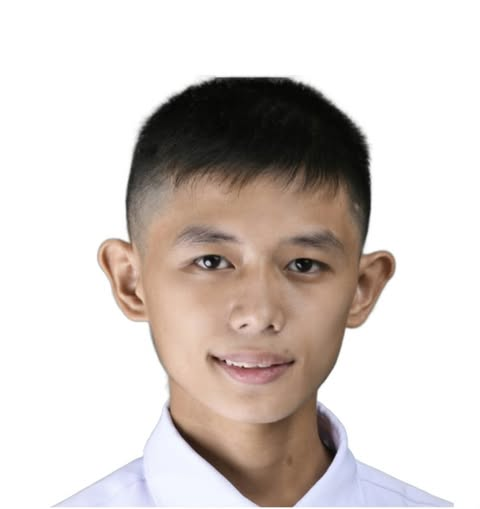
#> input picture test_images/883307605_872160035956443_8961643136430294767_n.jpg, 480 x 509 px
$ python -i irregular_mosaic.py   (imports and definitions only)
#> lines starting #> are read from the running program, lines starting #| are printed output that depends on the picture
"""Experimental detector for regions composed of small, nearly flat cells."""

import numpy as np
from scipy.ndimage import (binary_closing, binary_fill_holes, find_objects, label,
                          uniform_filter)


def irregular_mosaic_mask(source):
    """Find concentrated, diverse bounded interiors without assuming a grid."""
    rgb = source.astype(np.int16)
    horizontal = np.abs(np.diff(rgb, axis=1)).max(-1)
    vertical = np.abs(np.diff(rgb, axis=0)).max(-1)
    flat = np.ones(rgb.shape[:2], dtype=bool)
    for variation, left, right in ((horizontal, flat[:, :-1], flat[:, 1:]),
                                    (vertical, flat[:-1, :], flat[1:, :])):
        left &= variation <= 1
        right &= variation <= 1
    components, count = label(flat)
    area = np.bincount(components.ravel(), minlength=count + 1)
    centers = np.zeros(flat.shape, dtype=np.float32)
    cell_ids = []
    for cell_id, bounds in enumerate(find_objects(components), 1):
        if not 6 <= area[cell_id] <= 200 or bounds is None:
            continue
        height, width = (axis.stop - axis.start for axis in bounds)
        if min(height, width) < 2 or max(height, width) > 3.5 * min(height, width):
            continue
        if area[cell_id] < .43 * height * width:
            continue
        cell_ids.append(cell_id)
        y, x = (int((axis.start + axis.stop - 1) // 2) for axis in bounds)
        centers[y, x] = 1.
    if len(cell_ids) < 24:
        return np.zeros(flat.shape, dtype=bool)
    present = np.isin(components, cell_ids)
    density = uniform_filter(present.astype(np.float32), size=23, mode="constant")
    count = uniform_filter(centers, size=29, mode="constant") * 29**2
    supported = binary_fill_holes(binary_closing((density >= .27) & (count >= 6), iterations=3))
    regions, _ = label(supported)
    output = np.zeros(flat.shape, dtype=bool)
    for index, bounds in enumerate(find_objects(regions), 1):
        local = regions[bounds] == index
        if local.sum() < max(200, flat.size * .008):
            continue
        samples = (rgb[bounds][local & present[bounds]] // 12)
        if not samples.size:
            continue
        _, colours = np.unique(samples, axis=0, return_counts=True)
        if len(colours) >= 8 and np.sort(colours)[-2:].sum() <= .60 * len(samples):
            output[bounds] |= local
    return output

>>> import cv2
>>> picture = cv2.imread('../test_images/883307605_872160035956443_8961643136430294767_n.jpg', cv2.IMREAD_GRAYSCALE)
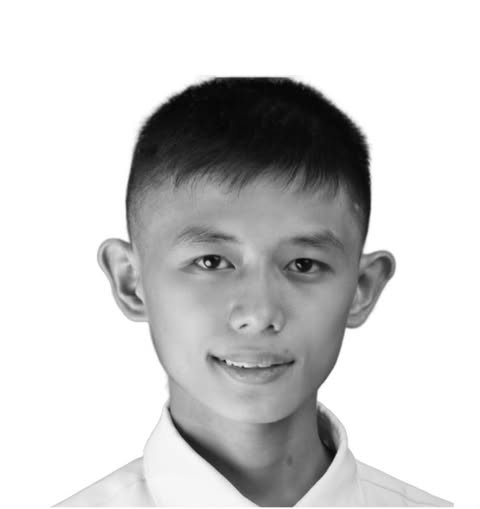
#> picture: shape (509, 480); min 2, max 255, mean 205.4
>>> result = irregular_mosaic_mask(picture)
#> in irregular_mosaic_mask, `horizontal = np.abs(np.diff(rgb, axis=1)).max(-1)`: horizontal = 509 values, max 117 at index 455, min 0 at index 0, mean 56.75
#> in irregular_mosaic_mask, `vertical = np.abs(np.diff(rgb, axis=0)).max(-1)`: vertical = 508 values, max 105 at index 76, min 0 at index 0, mean 34.28
#> the loop in irregular_mosaic_mask, `for variation, left, right in ((horizontal, flat[:, :-1], flat[:, 1:])..` made 1 pass
#> (the run stopped early here; a loop or call above may not have finished)

$ run again, on test_images/851128671_1090321427166748_3093066005956191228_n.png
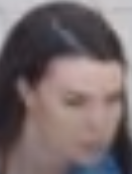
#> input picture test_images/851128671_1090321427166748_3093066005956191228_n.png, 132 x 174 px
#> `picture = cv2.imread('../test_images/883307605_872160035956443_8961643..`:
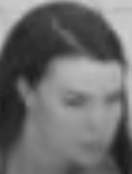
#> picture: shape (174, 132); min 28, max 205, mean 109.3
#> horizontal = 174 values, max 22 at index 42, min 5 at index 0, mean 14.53
#> vertical = 173 values, max 21 at index 59, min 4 at index 155, mean 9.78
#> the loop in irregular_mosaic_mask, `for variation, left, right in ((horizontal, flat[:, :-1], flat[:, 1:])..` made 1 pass

$ run again, on test_images/867678750_1117301331012043_6942783287969851812_n.png
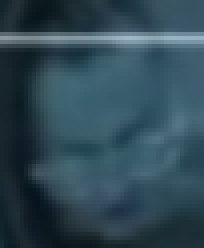
#> input picture test_images/867678750_1117301331012043_6942783287969851812_n.png, 51 x 62 px (shown 4 times larger)
#> `picture = cv2.imread('../test_images/883307605_872160035956443_8961643..`:
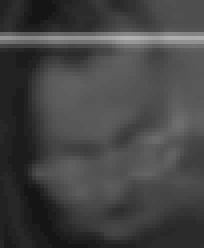
#> picture: shape (62, 51) (shown 4 times larger); min 21, max 178, mean 68
#> horizontal = 62 values, max 18 at index 42, min 7 at index 1, mean 10.27
#> vertical = 61 values, max 59 at index 7, min 3 at index 22, mean 12.34
#> the loop in irregular_mosaic_mask, `for variation, left, right in ((horizontal, flat[:, :-1], flat[:, 1:])..` made 1 pass
